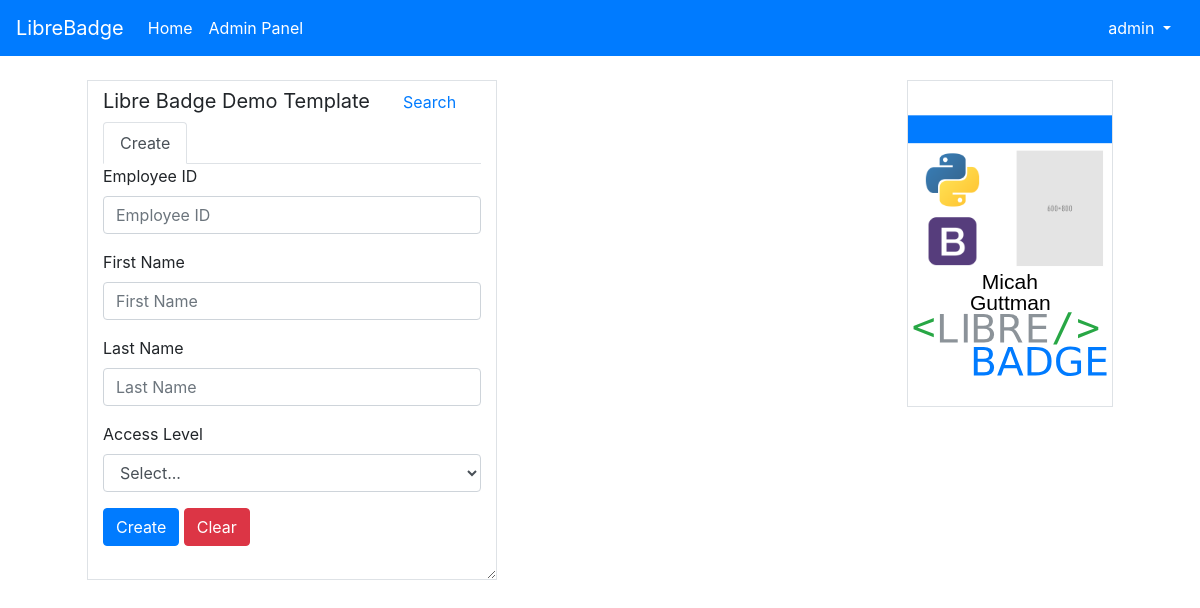
Page /production/create/Libre-Badge-Demo-Template/ (signed in) on the committed database.
### LibreBadge/models.py (models this page shows, shortened)
class BadgeTemplate(models.Model):
    def upload_file_name(self, filename): #sets upload location
        return f'badgeTemplates/{self.name}/template/{filename}'
    name = models.CharField(max_length=50,unique=True)
    slug = models.SlugField(unique=True)
    template = models.FileField(upload_to=upload_file_name,unique=True)
    configFile = models.FileField(upload_to=upload_file_name,unique=True)

### LibreBadge/views/views.py (the view)
# urls.py: url(r'^production/create/(?P<slug>[-\w]+)/$', views.productionCreate, name="productionCreate"),
@login_required
def productionCreate(request, slug):
    try:
        BadgeTemplateInstance = BadgeTemplate.objects.get(slug=slug)
        BadgeTemplateConfigFile = json.loads(BadgeTemplateInstance.configFile.read())
    except:
       BadgeTemplateConfigFile = None
    if request.method == 'POST':
        columns = list()
        values = list()
        for BadgeTemplateFormConfig in BadgeTemplateConfigFile['FormFields']:
            postData = request.POST.get(BadgeTemplateFormConfig['id'])
            columns.append(BadgeTemplateFormConfig['DatabaseColumn'])
            values.append(postData)
        formCreate('cardholders', columns, 'cardholders', values)
        return render(request, 'LibreBadge/productionCreate.html',
        context = {"BadgeTemplate":BadgeTemplate.objects.all,"AlertMessage":AlertMessage.objects.all,"slug":slug,"BadgeTemplateConfigFile":BadgeTemplateConfigFile,"createTab":"Active"})
    else:
        return render(request, 'LibreBadge/productionCreate.html',
        context = {"BadgeTemplate":BadgeTemplate.objects.all,"AlertMessage":AlertMessage.objects.all,"slug":slug,"BadgeTemplateConfigFile":BadgeTemplateConfigFile, "createTab":"Active"})

### LibreBadge/templatetags/include_anything.py (called while the page is built)
@register.simple_tag
def include_anything(file_name):
    file = open (file_name).read()
    return mark_safe(file)

### LibreBadge/templates/LibreBadge/productionCreate.html
{% extends "LibreBadge/production.html" %}
{% block createTabActive %}active{% endblock %}
{% block formButtons%}
  <button type="submit" class="btn btn-primary">Create</button>
{% endblock %}

### LibreBadge/templates/LibreBadge/production.html (shortened to what this page needs)
{% extends "LibreBadge/page.html" %}
{% load include_anything %}
{% block content %}
{% for BadgeTemplate in BadgeTemplate %} {% comment "BadgeTemplate Iterator" %} Iterates through badgetemplates{% endcomment %}
{% ifequal BadgeTemplate.slug slug %}   {% comment "BadgeTemplate selector" %} Selects the badge template that matches the slug passed from the view{% endcomment %}
<br>
<div class="row justify-content-center">
    <div class="col-4 border" style="height: 500px;resize: vertical;overflow: auto;">
        <ul class="nav nav-tabs">
            <a class="navbar-brand">{{BadgeTemplate.name}}</a>
            <li class="nav-item">
              <a class="nav-link {% block searchTabActive %}{% endblock %}" href="{% url 'LibreBadge:productionSearch' slug=BadgeTemplate.slug %}">Search</a>
            </li>
            <li class="nav-item">
                <a class="nav-link {% block createTabActive %}{% endblock %}" href="{% url 'LibreBadge:productionCreate' slug=BadgeTemplate.slug %}">Create</a>
            </li>
          </ul>
        <form method="POST" name="badgeForm">
            {% include "LibreBadge/components/searchFormGenerator.html" %}
            {% block formButtons%}
            {% endblock %}
            <button type="button" class="btn btn-danger" onclick="window.location.href = window.location.href;">Clear</button>
          </form>
    </div>
    <div class="col-4">
    </div>
    <div id="badgeTemplateWrapper" class="border" style="width: fit-content;height:fit-content;">
        <div id="badgeTemplate" class="printme" style="width: fit-content;height:fit-content;background-color: white!important;">
            {% include_anything BadgeTemplate.template.path|safe %}
        </div>
    </div>
</div>
<br>
{% else %}
Template not found
{% endifequal %}
{% endfor %}
{% endblock %}

### LibreBadge/templates/LibreBadge/components/navbar.html (shortened to what this page needs)
<nav class="navbar navbar-expand-lg navbar-dark bg-primary">
    <a class="navbar-brand" href="{% url 'LibreBadge:index' %}">LibreBadge</a>
    <div class="collapse navbar-collapse" id="navbarSupportedContent">
      <ul class="navbar-nav mr-auto">
        <li class="nav-item active">
          <a class="nav-link" href="{% url 'LibreBadge:index' %}">Home <span class="sr-only">(current)</span></a>
        </li>
        <li class="nav-item active">
          <a class="nav-link" href="{% url 'admin:index' %}">Admin Panel <span class="sr-only">(current)</span></a>
        </li>
      </ul>
      <div class="my-2 my-lg-0">
        <div class="dropdown">
          <button class="btn btn-primary dropdown-toggle" type="button" id="dropdownMenuButton" data-toggle="dropdown" aria-haspopup="true" aria-expanded="false">
            {{ user.username }}
          </button>
        </div>
      </div>
    </div>
  </nav>

### LibreBadge/templates/LibreBadge/components/searchFormGenerator.html (shortened to what this page needs)
{% for BadgeTemplateFormConfig in BadgeTemplateConfigFile.FormFields%}
 {% if BadgeTemplateFormConfig.FormElement == "primaryKey" %}
   <div class="form-group">
     <label for="{{ BadgeTemplateFormConfig.id}}">{{ BadgeTemplateFormConfig.DisplayName}}</label>
     <input type="text" class="form-control" id="{{ BadgeTemplateFormConfig.id}}" name="{{ BadgeTemplateFormConfig.id }}" placeholder="{{ BadgeTemplateFormConfig.DisplayName}}">
   </div>
 {% endif %}
 {% if BadgeTemplateFormConfig.FormElement == "text" %}
   <div class="form-group">
     <label for="{{ BadgeTemplateFormConfig.id}}">{{ BadgeTemplateFormConfig.DisplayName}}</label>
     <input type="text" class="form-control" id="{{ BadgeTemplateFormConfig.id}}" name="{{ BadgeTemplateFormConfig.id }}" placeholder="{{ BadgeTemplateFormConfig.DisplayName}}">
   </div>
 {% endif %}
 {% if BadgeTemplateFormConfig.FormElement == "dropdown" %}
   <div class="form-group">
     <label for="{{ BadgeTemplateFormConfig.id}}">{{ BadgeTemplateFormConfig.DisplayName}}</label>
     <select class="form-control" id="{{ BadgeTemplateFormConfig.id}}" name="{{ BadgeTemplateFormConfig.id }}">
       <option value="" selected>Select...</option>
     </select>
   </div>
 {% endif %}
{% endfor %}

### rows in the picture
BadgeTemplate: name "Libre Badge Demo Template", DisplayName "Employee ID", DisplayName "Employee ID", DisplayName "First Name" "Last Name", DisplayName "First Name" "Last Name", DisplayName "Access Level", template "Micah Guttman"

### other values in the picture
{{ user.username }} "admin"
